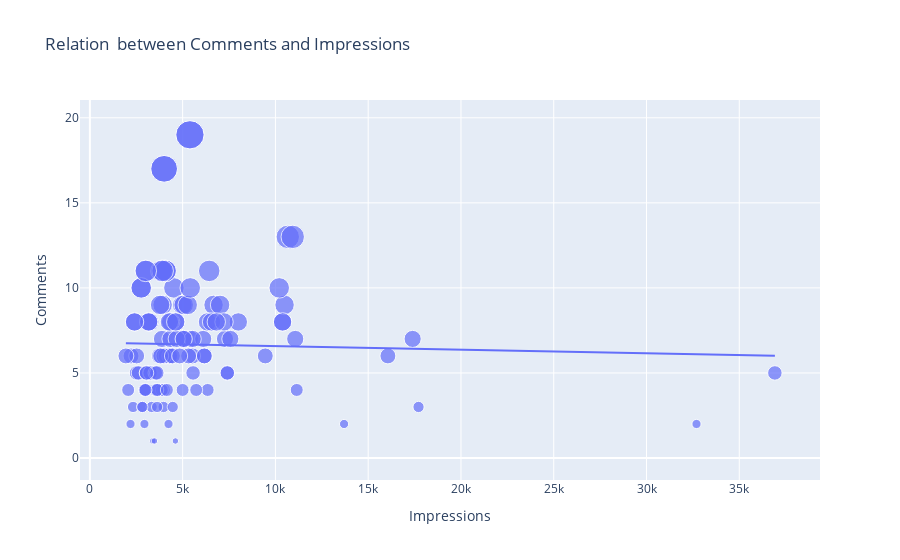

Source (notebook cell):
### Code cell
# relationship between commentd and impressions
figure = px.scatter(data_frame=data, x="Impressions", y="Comments", size="Comments", trendline="ols",title="Relation  between Comments and Impressions ")
figure.show()
